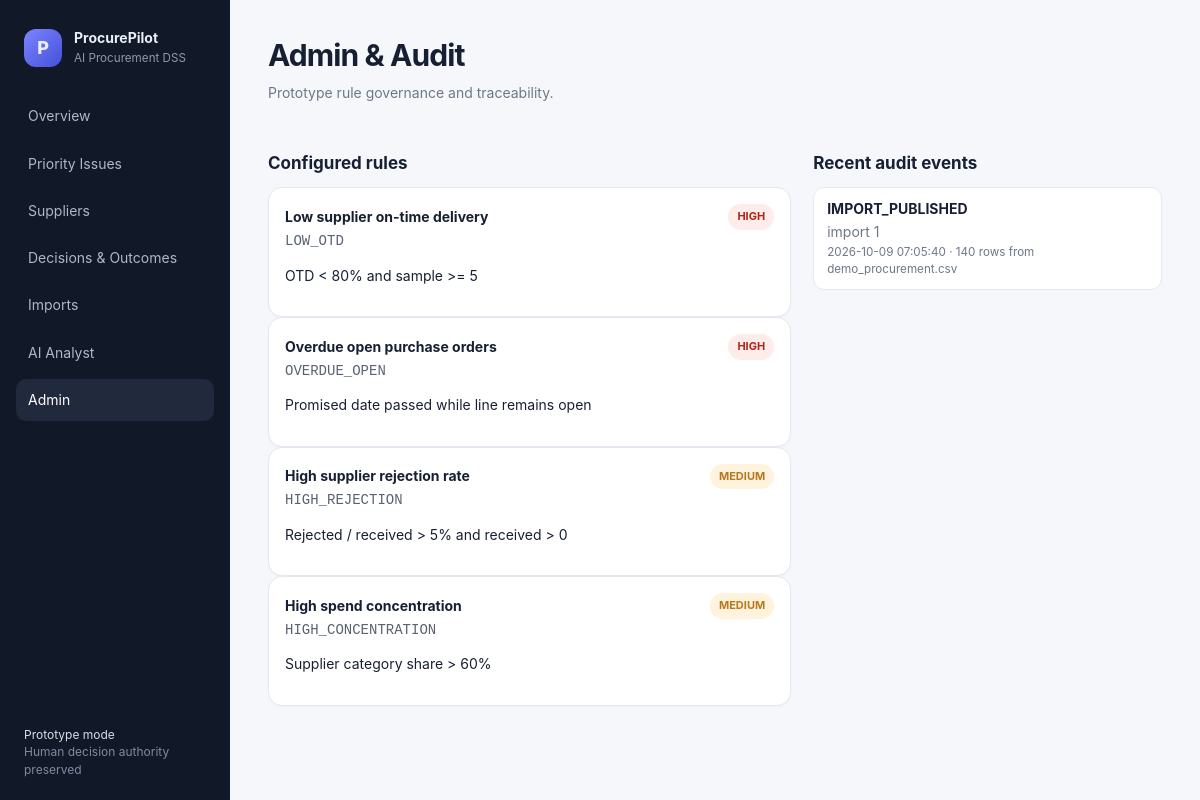
The page /admin on the database its author committed.
### tables this page shows
CREATE TABLE audit_events (
            id INTEGER PRIMARY KEY AUTOINCREMENT,
            created_at TEXT NOT NULL,
            action TEXT NOT NULL,
            resource_type TEXT NOT NULL,
            resource_id TEXT,
            details TEXT
        );

### app/main.py (the view)
@app.get("/admin", response_class=HTMLResponse)
def admin(request:Request):
    con=db(); events=[dict(r) for r in con.execute("SELECT * FROM audit_events ORDER BY id DESC LIMIT 40").fetchall()]; con.close()
    return templates.TemplateResponse("admin.html",{"request":request,"page":"admin","rules":DEFAULT_RULES,"events":events})

### app/templates/admin.html
{% extends 'base.html' %}{% block content %}<div class="top"><div><h1>Admin & Audit</h1><p>Prototype rule governance and traceability.</p></div></div><div class="split"><section><h2>Configured rules</h2>{% for r in rules %}<div class="card rule"><div class="row"><strong>{{r.name}}</strong><span class="sev {{r.severity|lower}}">{{r.severity}}</span></div><code>{{r.code}}</code><p>{{r.threshold}}</p></div>{% endfor %}</section><section><h2>Recent audit events</h2>{% for e in events %}<div class="mini audit"><b>{{e.action}}</b><span>{{e.resource_type}} {{e.resource_id or ''}}</span><small>{{e.created_at[:19].replace('T',' ')}} · {{e.details}}</small></div>{% else %}<div class="card">No audit events yet.</div>{% endfor %}</section></div>{% endblock %}

### app/static/app.css (style rules this page uses)
:root { --bg:#f5f7fb;--ink:#172033;--muted:#6e7788;--line:#e4e8f0;--nav:#111827;--accent:#5b67f1;--good:#138a5b;--warn:#b7791f;--bad:#b42318;--card:#fff }
* { box-sizing:border-box }
body { margin:0;font:14px/1.45 Inter,ui-sans-serif,system-ui,-apple-system,BlinkMacSystemFont,"Segoe UI",sans-serif;background:var(--bg);color:var(--ink) }
.top { display:flex;justify-content:space-between;align-items:flex-start;gap:20px;margin-bottom:24px }
.top h1 { font-size:30px;margin:0 0 5px;letter-spacing:-.03em }
.top p { margin:0;color:var(--muted);max-width:820px }
.pill,.badge,.sev { display:inline-flex;align-items:center;border-radius:999px;padding:5px 9px;font-size:11px;font-weight:700;white-space:nowrap }
.card { background:var(--card);border:1px solid var(--line);border-radius:14px;padding:16px;box-shadow:0 1px 2px rgba(16,24,40,.03) }
.split { display:grid;grid-template-columns:1.35fr .9fr;gap:22px;margin-top:18px }
h2 { font-size:17px;margin:24px 0 12px }
.row { display:flex;align-items:center;justify-content:space-between;gap:10px }
.sev.high { background:#fdecea;color:var(--bad) }
.sev.medium { background:#fff3dd;color:var(--warn) }
.mini { background:white;border:1px solid var(--line);border-radius:11px;padding:11px 13px;margin-bottom:8px }
.rule code { color:#596273 }
.audit { display:grid;gap:2px }
.audit span,.audit small { color:var(--muted) }

### rows shown on the page
audit_events: action "IMPORT_PUBLISHED", resource_type "import", resource "1", created_at "2026-10-09 07:05:40", details "140 rows from demo_procurement.csv"

### other values the page prints
{{ r.name }} "Low supplier on-time delivery" "Overdue open purchase orders" "High supplier rejection rate" "High spend concentration"
{{ r.severity }} "HIGH" "HIGH" "MEDIUM" "MEDIUM"
{{ r.code }} "LOW_OTD" "OVERDUE_OPEN" "HIGH_REJECTION" "HIGH_CONCENTRATION"
{{ r.threshold }} "OTD < 80% and sample >= 5" "Promised date passed while line remains open" "Rejected / received > 5% and received > 0" "Supplier category share > 60%"
